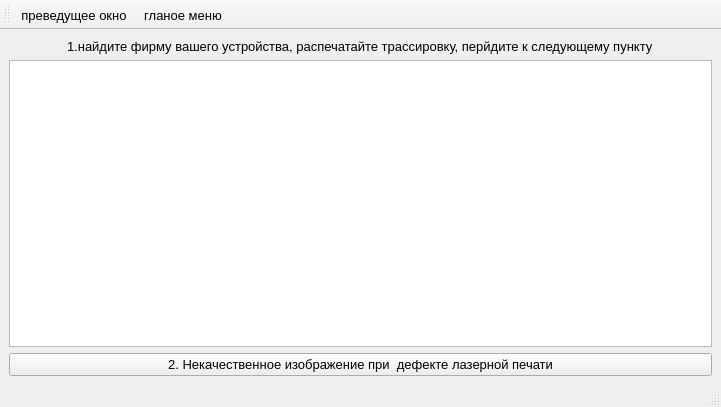
<?xml version="1.0" encoding="UTF-8"?>
<ui version="4.0">
 <class>trasirovka</class>
 <widget class="QMainWindow" name="trasirovka">
  <property name="geometry">
   <rect>
    <x>0</x>
    <y>0</y>
    <width>721</width>
    <height>407</height>
   </rect>
  </property>
  <property name="font">
   <font>
    <pointsize>10</pointsize>
   </font>
  </property>
  <property name="windowTitle">
   <string>trasirovka</string>
  </property>
  <widget class="QWidget" name="centralwidget">
   <layout class="QGridLayout" name="gridLayout">
    <item row="1" column="0">
     <widget class="QTableView" name="trasirovka_2">
      <property name="font">
       <font>
        <pointsize>10</pointsize>
       </font>
      </property>
      <property name="midLineWidth">
       <number>1</number>
      </property>
      <property name="sizeAdjustPolicy">
       <enum>QAbstractScrollArea::AdjustToContents</enum>
      </property>
     </widget>
    </item>
    <item row="0" column="0" alignment="Qt::AlignHCenter">
     <widget class="QLabel" name="label">
      <property name="font">
       <font>
        <pointsize>10</pointsize>
       </font>
      </property>
      <property name="text">
       <string>1.найдите фирму вашего устройства, распечатайте трассировку, перйдите к следующему пункту</string>
      </property>
     </widget>
    </item>
    <item row="2" column="0">
     <widget class="QPushButton" name="deflr">
      <property name="text">
       <string>2. Некачественное изображение при  дефекте лазерной печати</string>
      </property>
     </widget>
    </item>
   </layout>
  </widget>
  <widget class="QMenuBar" name="menubar">
   <property name="geometry">
    <rect>
     <x>0</x>
     <y>0</y>
     <width>721</width>
     <height>21</height>
    </rect>
   </property>
  </widget>
  <widget class="QStatusBar" name="statusbar"/>
  <widget class="QToolBar" name="toolBar">
   <property name="windowTitle">
    <string>toolBar</string>
   </property>
   <attribute name="toolBarArea">
    <enum>TopToolBarArea</enum>
   </attribute>
   <attribute name="toolBarBreak">
    <bool>false</bool>
   </attribute>
   <addaction name="nazad"/>
   <addaction name="main"/>
  </widget>
  <action name="main">
   <property name="icon">
    <iconset>
     <normaloff>icon/menu.png</normaloff>icon/menu.png</iconset>
   </property>
   <property name="text">
    <string>гланое меню</string>
   </property>
  </action>
  <action name="nazad">
   <property name="icon">
    <iconset>
     <normaloff>icon/28.png</normaloff>icon/28.png</iconset>
   </property>
   <property name="text">
    <string>преведущее окно</string>
   </property>
  </action>
 </widget>
 <resources/>
 <connections/>
</ui>
